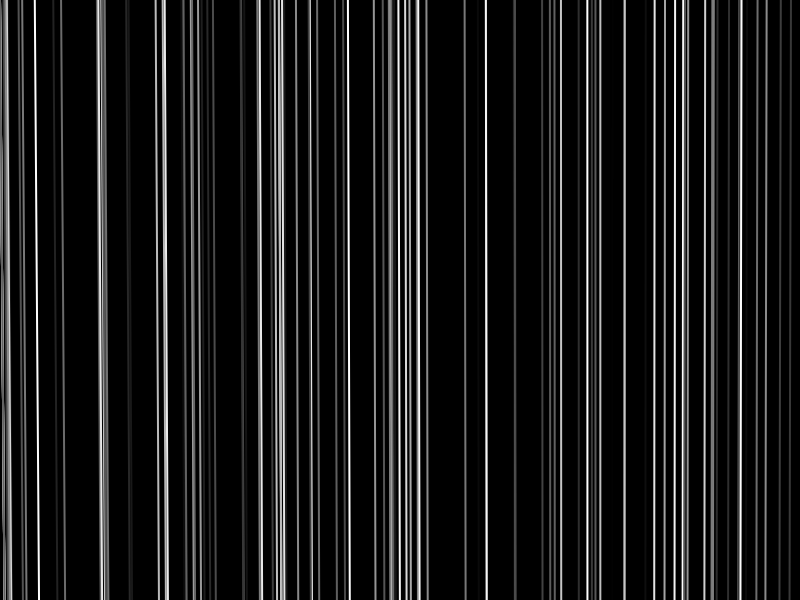
Frame 1 (no input)
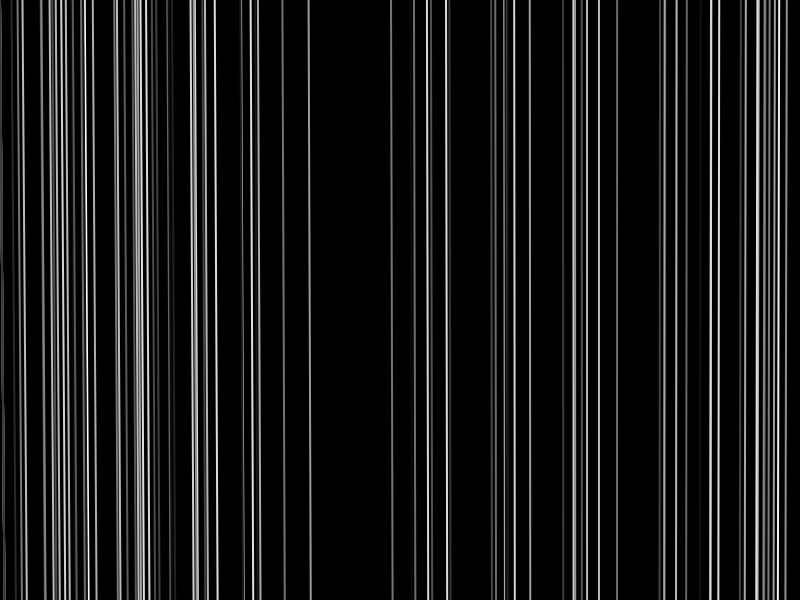
Frame 60 (no input)
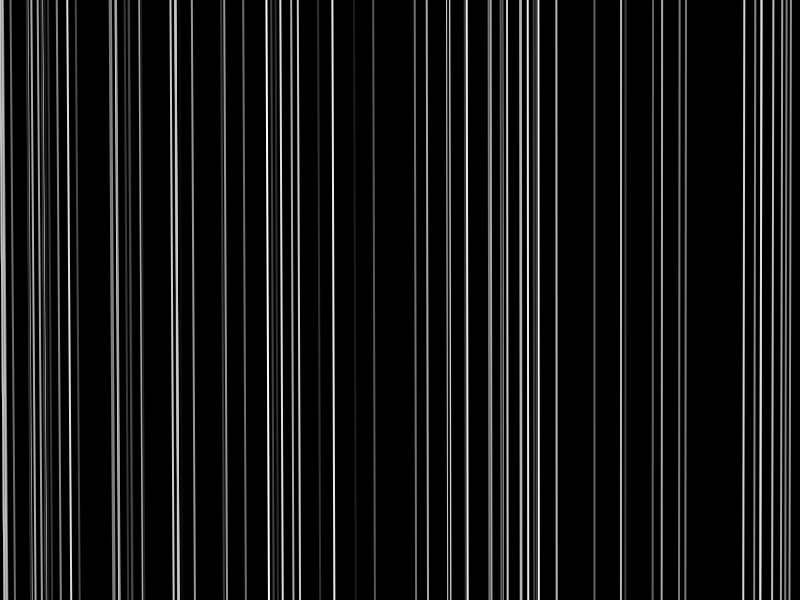
Frame 120 (the mouse pressed at the canvas centre since frame 60)

The p5.js sketch that drew these frames (run headless with seeded random() and noise() and a simulated clock; from frame 60 on, the mouse is pressed at the canvas centre):

// p5.js sketch
// ── sketch.js
let x = 0;
let y = 0;
let spacingX = 100;
let spacingY = 15;

function setup() {
createCanvas(displayWidth, displayHeight)
frameRate(80);
}

function draw() {
  
  background(0);
  for (x = 0; x <= width; x += spacingX) {
    for (y = 0; y <= height; y += spacingY) {
      noFill();
     // noStroke();
     stroke(random(255,0));
     strokeWeight(2);
      //rect(x, y, 200, 200);
     // fill(random(255,0),);
      //rect(x + 25, y + 25, 25, 25);
      //rect(x, y, 20, 50);
      //fill(255);
//rect(random(x/1), random(y/1), width/100,height/100);
    line (height,width*100, random(y*20),random(x*0));
//rect((y/1), (x/1), random(height/100),random(width/100));
    }
}
}
//function mousePressed() {
//spacingX = spacingX*5;
//frameRate(50)
//}
